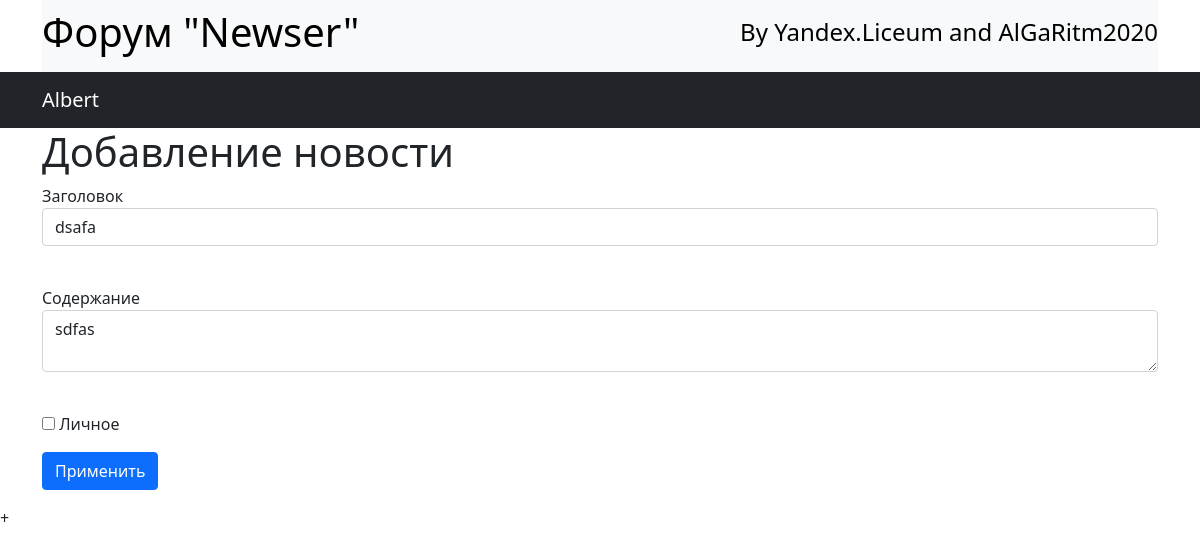
Page /news/2 (signed in) on the committed database.
### data/users.py (models this page shows, shortened)
class User(SqlAlchemyBase, UserMixin, SerializerMixin):
    __tablename__ = 'users'
    id = sqlalchemy.Column(sqlalchemy.Integer,
                           primary_key=True, autoincrement=True)
    name = sqlalchemy.Column(sqlalchemy.String, nullable=True)
    about = sqlalchemy.Column(sqlalchemy.String, nullable=True)
    email = sqlalchemy.Column(sqlalchemy.String,
                              index=True, unique=True, nullable=True)
    hashed_password = sqlalchemy.Column(sqlalchemy.String, nullable=True)
    created_date = sqlalchemy.Column(sqlalchemy.DateTime,
                                     default=datetime.datetime.now)
    news = orm.relation("News", back_populates='user')

### data/news.py (models this page shows)
class News(SqlAlchemyBase, SerializerMixin):
    __tablename__ = 'news'
    id = sqlalchemy.Column(sqlalchemy.Integer,
                           primary_key=True, autoincrement=True)
    title = sqlalchemy.Column(sqlalchemy.String, nullable=True)
    content = sqlalchemy.Column(sqlalchemy.String, nullable=True)
    created_date = sqlalchemy.Column(sqlalchemy.DateTime,
                                     default=datetime.datetime.now)
    is_private = sqlalchemy.Column(sqlalchemy.Boolean, default=True)
    user_id = sqlalchemy.Column(sqlalchemy.Integer,
                                sqlalchemy.ForeignKey("users.id"))
    user = orm.relation('User')
    categories = orm.relation("Category",
                              secondary="association",
                              backref="news")

### main.py (the view, shortened to what this page needs)
@app.route('/news/<int:id>', methods=['GET', 'POST'])
@login_required
def edit_news_page(id):
    form = NewsForm()
    if request.method == "GET":
        db_sess = db_session.create_session()
        news = db_sess.query(News).filter(News.id == id,
                                          News.user == current_user
                                          ).first()
        if news:
            form.title.data = news.title
            form.content.data = news.content
            form.is_private.data = news.is_private
        else:
            abort(404)
    return render_template('news.html',
                           title='Редактирование новости',
                           form=form
                           )

### forms/news_form.py
class NewsForm(FlaskForm):
    title = StringField('Заголовок', validators=[DataRequired()])
    content = TextAreaField("Содержание")
    is_private = BooleanField("Личное")
    submit = SubmitField('Применить')

### data/db_session.py (called while the page is built)
def create_session() -> Session:
    global __factory
    return __factory()

### main.py (called while the page is built)
@login_manager.user_loader
def load_user(user_id):
    db_sess = db_session.create_session()
    return db_sess.query(User).get(user_id)

### templates/news.html (shortened to what this page needs)
{% extends "base.html" %}
{% block content %}
<h1>Добавление новости</h1>
<form action="" method="post">
    <p>
        {{ form.title.label }}<br>
        {{ form.title(class="form-control") }}<br>
    </p>
    <p>
        {{ form.content.label }}<br>
        {{ form.content(class="form-control") }}<br>
    </p>
    <p>{{ form.is_private() }} {{ form.is_private.label }}</p>
    <p>{{ form.submit(type="submit", class="btn btn-primary") }}</p>
</form>
{% endblock %}

### templates/base.html (shortened to what this page needs)
<!doctype html>
<html lang="en">
  <head>
    <link href="https://cdn.jsdelivr.net/npm/bootstrap@5.0.0-beta2/dist/css/bootstrap.min.css" rel="stylesheet">
    <link rel="stylesheet" type="text/css" href='../static/css/style.css'>
  </head>
  <body>
  <div class="container">
  <nav class="navbar navbar-light bg-light">
    <h1 class='header header-primary'>Форум "Newser"</h1>
    <h4 class='header'>By Yandex.Liceum and AlGaRitm2020</h4>
  </nav>
  </div>
  <nav class="navbar bg-dark navbar-dark">
    <div class="container">
    {% if current_user.is_authenticated %}
    <a class="navbar-brand" href="/logout">{{ current_user.name }}</a>
{% else %}
    <p>
        <a class="btn btn-primary " href="/register">Зарегистрироваться</a>
        <a class="btn btn-success" href="/login">Войти</a>
    </p>
{% endif %}
      </div>
  </nav>
  <div class="container">
      {% block content %}{% endblock %}
  </div>
  </body>
</html>+

### static/css/style.css (style rules this page uses)
* { margin: 0; padding: 0; box-sizing: border-box; }
.header { color: #000000; font-weight: normal; text-align: center; }

### rows in the picture
User: name "Albert"
News: title "dsafa", content "sdfas"
